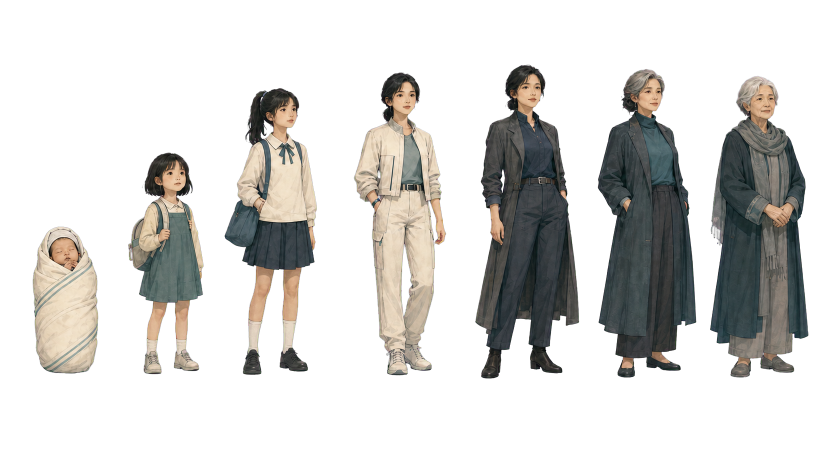
#> input picture 素材/角色设定/林一-七年龄-透明-v1.png, 1672 x 941 px, found by its file name (shown at 1/2 size); its folder holds 3 pictures in this run
$ python split_character_sheets.py
#> lines starting #> are read from the running program, lines starting #| are printed output that depends on the picture
from pathlib import Path

from PIL import Image


ROOT = Path("/Users/wangyijin/Documents/创新政策作业/素材/角色设定")
OUTPUT = ROOT / "独立素材"


def split_sheet(source_name: str, character: str, slices: list[tuple[int, int, str]]) -> None:
#> called with source_name = '林一-七年龄-透明-v1.png', character = '林一'
    image = Image.open(ROOT / source_name).convert("RGBA")
#> image is the input picture: PIL image 1672x941 RGBA; mean R, G, B, A 32.1, 31.2, 28.9, 71.4
    destination = OUTPUT / character
    destination.mkdir(parents=True, exist_ok=True)

    for left, right, filename in slices:
        crop = image.crop((left, 0, right, image.height))
        alpha_box = crop.getchannel("A").getbbox()
        if alpha_box is None:
            raise RuntimeError(f"No visible pixels found for {filename}")

        padding = 12
        x0 = max(0, alpha_box[0] - padding)
        y0 = max(0, alpha_box[1] - padding)
        x1 = min(crop.width, alpha_box[2] + padding)
        y1 = min(crop.height, alpha_box[3] + padding)
        crop.crop((x0, y0, x1, y1)).save(destination / filename)
#> this loop made 7 passes
#> (alpha_box, x0, y0, x1, y1) on passes 1 to 7: ((65, 453, 197, 748), 53, 441, 209, 760), ((30, 304, 182, 749), 18, 292, 194, 761), ((21, 176, 206, 750), 9, 164, 218, 762), ((37, 144, 223, 751), 25, 132, 235, 763), ((30, 129, 239, 758), 18, 117, 251, 770), ((18, 137, 216, 756), 6, 125, 228, 768), ((14, 151, 211, 756), 2, 139, 223, 768)
#> pass 1, in split_sheet, `crop = image.crop((left, 0, right, image.height))`:
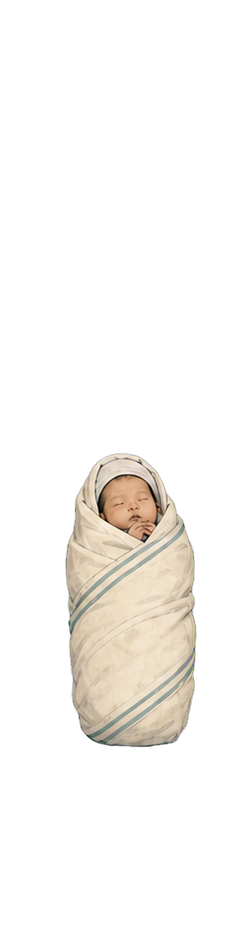
#> crop: PIL image 226x941 RGBA; mean R, G, B, A 31.9, 29.5, 26.1, 38.4; transparent parts drawn white
#> pass 1, in split_sheet, `crop.crop((x0, y0, x1, y1)).save(destination / filename)`:
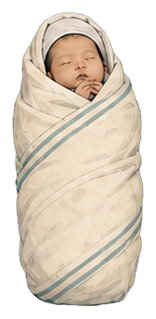
#> saved as 林一-00-婴儿.png: PIL image 156x319 RGBA; mean R, G, B, A 136.5, 125.9, 111.5, 164.3; transparent parts drawn white
#> pass 2, in split_sheet, `crop = image.crop((left, 0, right, image.height))`:
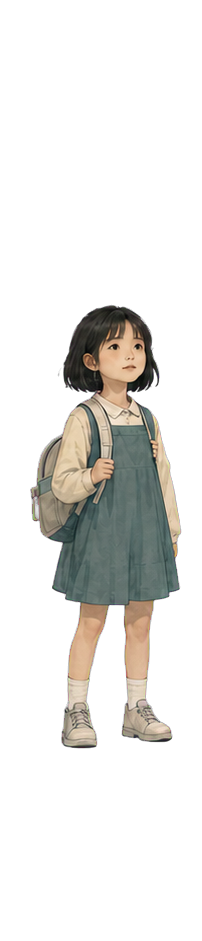
#> crop: PIL image 202x941 RGBA; mean R, G, B, A 27.4, 26.3, 23.4, 51.6; transparent parts drawn white
#> pass 2, in split_sheet, `crop.crop((x0, y0, x1, y1)).save(destination / filename)`:
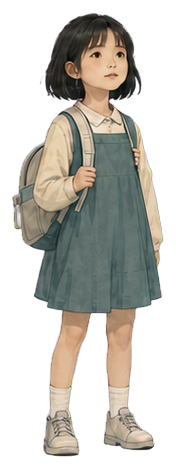
#> saved as 林一-08-幼年.png: PIL image 176x469 RGBA; mean R, G, B, A 63.1, 60.7, 53.8, 118.8; transparent parts drawn white
#> after the loop:
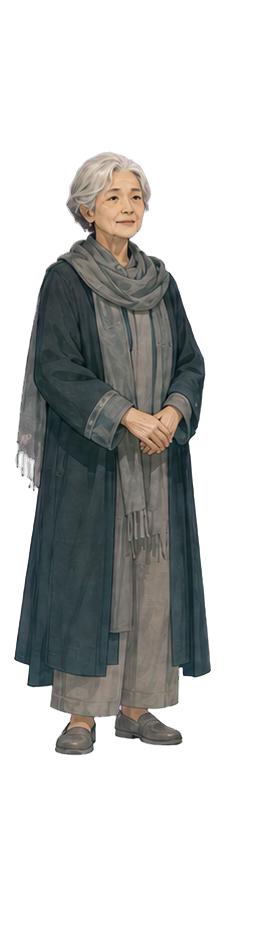
#> crop: PIL image 266x941 RGBA; mean R, G, B, A 29.5, 30.5, 29.4, 86.4; transparent parts drawn white


split_sheet(
    "林一-七年龄-透明-v1.png",
    "林一",
    [
        (0, 226, "林一-00-婴儿.png"),
        (226, 428, "林一-08-幼年.png"),
        (428, 670, "林一-16-少年.png"),
        (670, 920, "林一-23-青年.png"),
        (920, 1177, "林一-38-壮年.png"),
        (1177, 1406, "林一-58-中年.png"),
        (1406, 1672, "林一-98-老年.png"),
    ],
)

split_sheet(
    "周岚-三年龄-透明-v1.png",
    "周岚",
    [
        (180, 610, "周岚-35-婴儿期.png"),
        (610, 1060, "周岚-58-青年期.png"),
        (1060, 1480, "周岚-93-中年期.png"),
    ],
)
#> (the run stopped early here; a loop or call above may not have finished)
